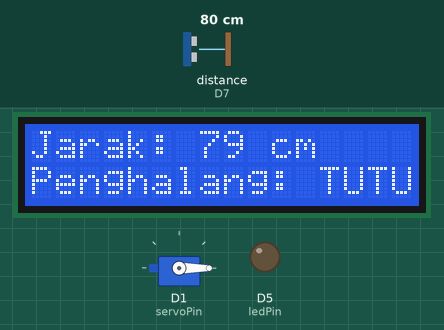
Recording of a program running on a simulated ESP8266 (NodeMCU). On the bench: 16×2 character LCD, servo, output pins drawn as LEDs (lit = HIGH). Wiring (inferred from the names in the program): ultrasonic range finder: trigger D6; echo D7. The inputs (shaded band) are chosen by the test bench; at power-on: distance to the obstacle (sensor on D7) 80 cm. The echo pulse lasts 58.3 µs per cm; pins used as bus, display or sensor lines are not drawn; what the program prints to the serial monitor is not drawn.

Above: at 1.2 s.
1.3 s: distance to the obstacle (sensor on D7) set to 12 cm
At 2.9 s:
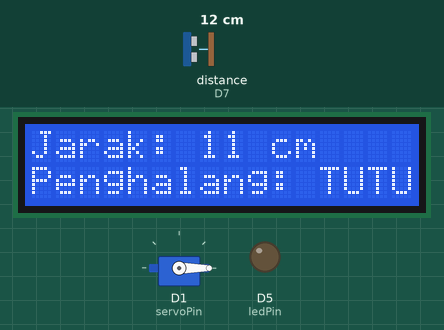
3.2 s: distance to the obstacle (sensor on D7) set to 9 cm
At 3.9 s:
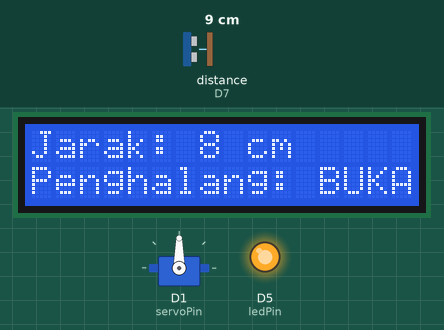
4.7 s: distance to the obstacle (sensor on D7) set to 2 cm
At 5.9 s:
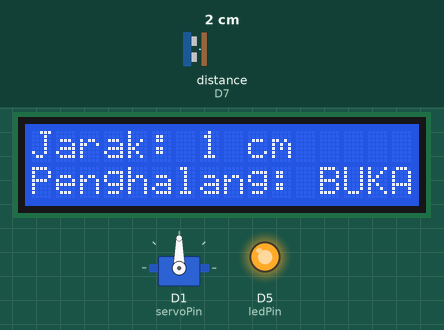
Timing chart, 0 to 7.7 s (numbered marks = the images above; inputs shaded):
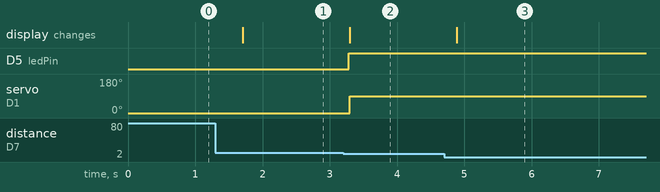

The program:

main.cpp
```cpp
// Sistem Asisten Parkir Otomatis
#include <Wire.h>
#include <LiquidCrystal_I2C.h>
#include <Servo.h>
#include <ESP8266WiFi.h>

// Definisi pin
const int trigPin = D6;
const int echoPin = D7;
const int ledPin = D5;
const int servoPin = D1;

// Membuat objek LCD dengan alamat I2C 0x27 dan ukuran 16 kolom x 2 baris
LiquidCrystal_I2C lcd(0x27, 16, 2);
Servo myServo;

// Fungsi untuk menghitung jarak menggunakan HC-SR04
long getDistance() {
    digitalWrite(trigPin, LOW);
    delayMicroseconds(2);
    digitalWrite(trigPin, HIGH);
    delayMicroseconds(10);
    digitalWrite(trigPin, LOW);
    long duration = pulseIn(echoPin, HIGH);
    long distance = duration * 0.034 / 2;
    return distance;
}

void setup() {
    // Inisialisasi komunikasi serial
    Serial.begin(115200);

    // Inisialisasi LCD
    lcd.init();
    lcd.backlight();

    // Inisialisasi pin
    pinMode(trigPin, OUTPUT);
    pinMode(echoPin, INPUT);
    pinMode(ledPin, OUTPUT);
    myServo.attach(servoPin);

    // Posisi awal
    myServo.write(0);  // Penghalang tertutup
    digitalWrite(ledPin, LOW);  // LED mati
}

void loop() {
    long distance = getDistance();
    Serial.print("Jarak: ");
    Serial.print(distance);
    Serial.println(" cm");

    // Menampilkan jarak pada LCD
    lcd.clear();
    lcd.setCursor(0, 0);
    lcd.print("Jarak: ");
    lcd.print(distance);
    lcd.print(" cm");

    // Mengontrol servo dan LED berdasarkan jarak
    if (distance < 10) {  // Jika objek lebih dekat dari 10 cm
        myServo.write(90);  // Buka penghalang
        digitalWrite(ledPin, HIGH);  // Nyalakan LED
        lcd.setCursor(0, 1);
        lcd.print("Penghalang: BUKA");
    } else {
        myServo.write(0);  // Tutup penghalang
        digitalWrite(ledPin, LOW);  // Matikan LED
        lcd.setCursor(0, 1);
        lcd.print("Penghalang: TUTUP");
    }

    delay(500);  // Jeda selama setengah detik
}
```

Measured:
- the behaviour switches between 11 and 10 cm on distance to the obstacle (sensor on D7) (found by bisection; images 1 and 2)
- after the input at 1.3 s, the display: changes after 0.40 s (image 1)
- after the input at 3.2 s, D5 (ledPin): LOW → HIGH after 0.08 s; servo on D1 (servoPin): 0° → 90° after 0.09 s; the display: changes after 0.10 s (image 2)
- after the input at 4.7 s, the display: changes after 0.19 s (image 3)
